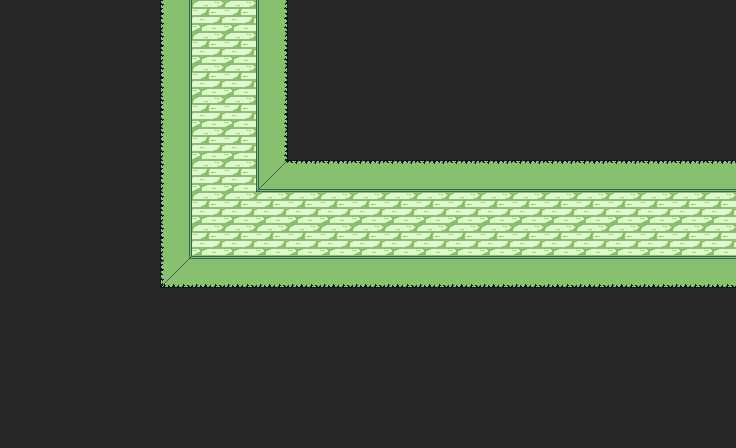

A 2D game scene composited from a Tiled map and its tileset images. What follows is a short description and the map's XML, with every tile layer's data as written:
An orthogonal 23x14 tile map with 32x32 px tiles, 1 tile layer (Vrstva dlaždic 1).

<map version="1.8" tiledversion="1.8.4" orientation="orthogonal" renderorder="right-down" width="23" height="14" tilewidth="32" tileheight="32" infinite="0" nextlayerid="2" nextobjectid="1">
 <tileset firstgid="1" source="../Zdi.tsx" />
 <layer id="1" name="Vrstva dlaždic 1" width="23" height="14">
  <data encoding="csv">
18,18,18,18,18,15,5,5,9,18,18,18,18,18,18,18,18,18,18,18,18,18,18,
18,18,18,18,18,15,5,5,9,18,18,18,18,18,18,18,18,18,18,18,18,18,18,
18,18,18,18,18,15,5,5,9,18,18,18,18,18,18,18,18,18,18,18,18,18,18,
18,18,18,18,18,15,5,5,9,18,18,18,18,18,18,18,18,18,18,18,18,18,18,
18,18,18,18,18,15,5,5,9,18,18,18,18,18,18,18,18,18,18,18,18,18,18,
18,18,18,18,18,15,5,5,8,6,6,6,6,6,6,6,6,6,6,6,6,6,6,
18,18,18,18,18,15,5,5,5,5,5,5,5,5,5,5,5,5,5,5,5,5,5,
18,18,18,18,18,15,5,5,5,5,5,5,5,5,5,5,5,5,5,5,5,5,5,
18,18,18,18,18,13,12,12,12,12,12,12,12,12,12,12,12,12,12,12,12,12,12,
18,18,18,18,18,18,18,18,18,18,18,18,18,18,18,18,18,18,18,18,18,18,18,
18,18,18,18,18,18,18,18,18,18,18,18,18,18,18,18,18,18,18,18,18,18,18,
18,18,18,18,18,18,18,18,18,18,18,18,18,18,18,18,18,18,18,18,18,18,18,
18,18,18,18,18,18,18,18,18,18,18,18,18,18,18,18,18,18,18,18,18,18,18,
18,18,18,18,18,18,18,18,18,18,18,18,18,18,18,18,18,18,18,18,18,18,18
</data>
 </layer>
</map>
